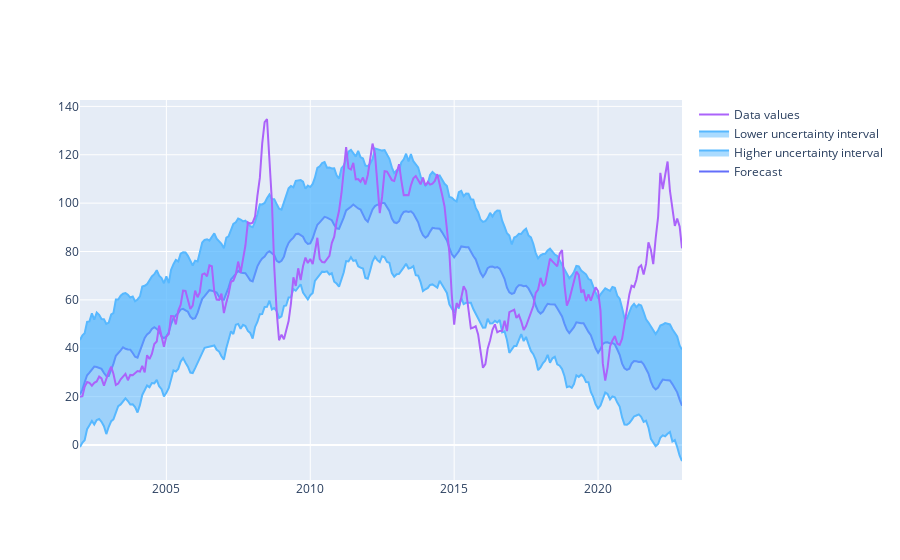

The cell this chart's notebook holds for it:
### Code cell
import plotly.graph_objects as go

trace_open = go.Scatter(
    x = forecast["ds"],
    y = forecast["yhat"],
    mode = 'lines',
    name="Forecast"
)
trace_high = go.Scatter(
    x = forecast["ds"],
    y = forecast["yhat_upper"],
    mode = 'lines',
    fill = "tonexty", 
    line = {"color": "#57b8ff"}, 
    name="Higher uncertainty interval"
)
trace_low = go.Scatter(
    x = forecast["ds"],
    y = forecast["yhat_lower"],
    mode = 'lines',
    fill = "tonexty", 
    line = {"color": "#57b8ff"}, 
    name="Lower uncertainty interval"
)
trace_close = go.Scatter(
    x = data["ds"],
    y = data["y"],
    name="Data values"
)

#make list for all three scattle objects.
data = [trace_open,trace_high,trace_low,trace_close]
# Construct a new Layout object. 
#title - It will display string as a title of graph
layout = go.Layout(title="Power consumption forecasting")
#A list or tuple of trace instances (e.g. [Scatter(…), Bar(…)]) or A single trace instance (e.g. Scatter(…), Bar(…), etc.)
#A list or tuple of dicts of string/value properties where: - The ‘type’ property specifies the trace type.

fig = go.Figure(data=data)
fig.show()

### Figure 1 — Plotly figure (JSON) as saved in the notebook; plotly's stock layout.template omitted (floating-point values rounded to 4 significant figures; data arrays with more than 128 entries replaced by an {"elided": "..."} marker saying what was removed)
{"data": [{"mode": "lines", "name": "Forecast", "type": "scatter", "x": {"elided": "252 str values"}, "y": {"elided": "252 float values"}}, {"fill": "tonexty", "line": {"color": "#57b8ff"}, "mode": "lines", "name": "Higher uncertainty interval", "type": "scatter", "x": {"elided": "252 str values"}, "y": {"elided": "252 float values"}}, {"fill": "tonexty", "line": {"color": "#57b8ff"}, "mode": "lines", "name": "Lower uncertainty interval", "type": "scatter", "x": {"elided": "252 str values"}, "y": {"elided": "252 float values"}}, {"name": "Data values", "type": "scatter", "x": {"elided": "252 str values"}, "y": {"elided": "252 float values"}}], "layout": {}}
